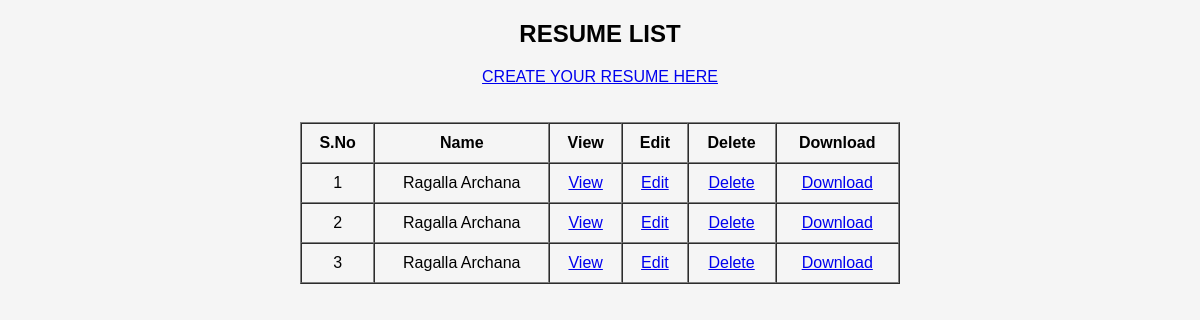
The page / on the database its author committed.
### resume_app/models.py (models this page shows, shortened)
class Resume(models.Model):
    name = models.CharField(max_length=100)
    phone = models.CharField(max_length=15)
    email = models.EmailField()
    linkedin = models.URLField()
    github = models.URLField()
    career_objective = models.TextField()
    education = models.TextField()
    technical_skills = models.TextField()
    projects = models.TextField()
    certifications = models.TextField()
    soft_skills = models.TextField()

### resume_app/views.py (the view)
# urls.py: path('', views.resume_list, name='list'),
def resume_list(request):
    resumes = Resume.objects.all()
    return render(request, 'list.html', {'resumes': resumes})

### templates/list.html (shortened to what this page needs)
{% load static %}
<!DOCTYPE html>
<html>
<head>
    <link rel="stylesheet" href="{% static 'css/style.css' %}">
</head>
<body>
<h2><b>RESUME LIST</b></h2>
<div style="text-align:center;">
    <a href="{% url 'create' %}">CREATE YOUR RESUME HERE</a>
</div>
<br><br>
<table  class="tab" border="1" cellpadding="10" cellspacing="0">
    <tr>
        <th>S.No</th>
        <th>Name</th>
        <th>View</th>
        <th>Edit</th>
        <th>Delete</th>
        <th>Download</th>
    </tr>
    {% for r in resumes %}
    <tr>
        <td>{{ forloop.counter }}</td>
        <td>{{ r.name }}</td>
       <td>
    <a href="{% url 'view' r.id %}">View</a>
</td>
        <td>
            <a href="{% url 'edit' r.id %}">Edit</a>
        </td>
        <td>
            <a href="{% url 'delete' r.id %}"
               onclick="return confirm('Are you sure you want to delete?');">
               Delete
            </a>
        </td>
        <td>
            <a href="{% url 'download' r.id %}">Download</a>
        </td>
    </tr>
    {% endfor %}
</table>
</body>
</html>

### static/css/style.css (style rules this page uses)
body { font-family: Arial, sans-serif; background:whitesmoke; margin: 0; }
h2 { text-align: center; }
.tab { width:50%; text-align: center; margin-left: auto; margin-right: auto; }

### rows shown on the page
Resume: name "Ragalla Archana"
Resume: name "Ragalla Archana"
Resume: name "Ragalla Archana"
